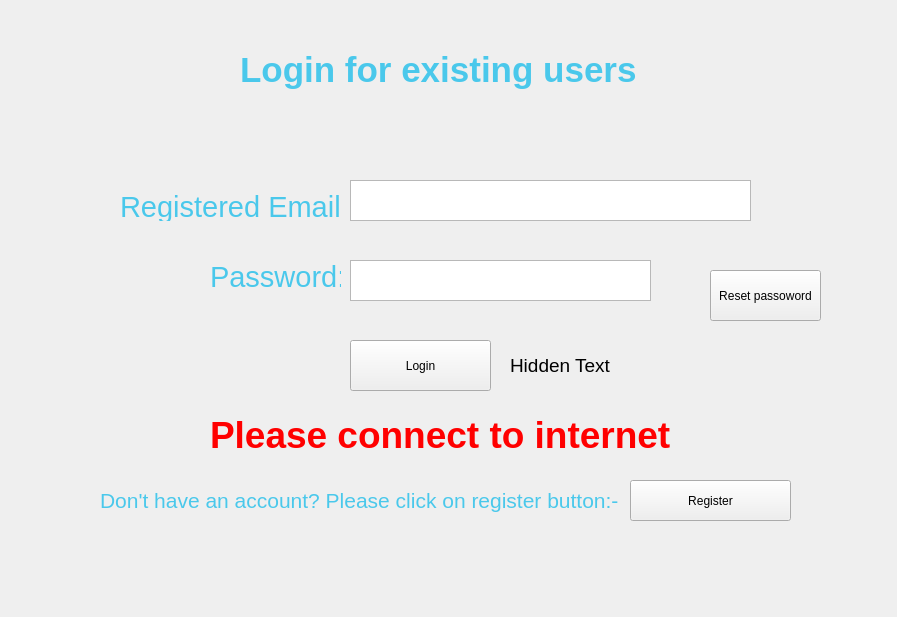
<?xml version="1.0" encoding="UTF-8"?>
<ui version="4.0">
 <class>Form</class>
 <widget class="QWidget" name="Form">
  <property name="geometry">
   <rect>
    <x>0</x>
    <y>0</y>
    <width>897</width>
    <height>617</height>
   </rect>
  </property>
  <property name="windowTitle">
   <string>Form</string>
  </property>
  <widget class="QLabel" name="Background_label">
   <property name="geometry">
    <rect>
     <x>0</x>
     <y>-20</y>
     <width>941</width>
     <height>681</height>
    </rect>
   </property>
   <property name="text">
    <string/>
   </property>
   <property name="pixmap">
    <pixmap>GUI Assets/login form.jpg</pixmap>
   </property>
  </widget>
  <widget class="QLabel" name="Email_label">
   <property name="geometry">
    <rect>
     <x>120</x>
     <y>190</y>
     <width>221</width>
     <height>31</height>
    </rect>
   </property>
   <property name="text">
    <string>&lt;html&gt;&lt;head/&gt;&lt;body&gt;&lt;p&gt;&lt;span style=&quot; font-size:22pt; color:#4ac8eb;&quot;&gt;Registered Email:&lt;/span&gt;&lt;/p&gt;&lt;/body&gt;&lt;/html&gt;</string>
   </property>
  </widget>
  <widget class="QLabel" name="Password_label">
   <property name="geometry">
    <rect>
     <x>210</x>
     <y>260</y>
     <width>131</width>
     <height>31</height>
    </rect>
   </property>
   <property name="text">
    <string>&lt;html&gt;&lt;head/&gt;&lt;body&gt;&lt;p&gt;&lt;span style=&quot; font-size:22pt; color:#4ac8eb;&quot;&gt;Password:&lt;/span&gt;&lt;/p&gt;&lt;/body&gt;&lt;/html&gt;</string>
   </property>
  </widget>
  <widget class="QTextEdit" name="Email_input">
   <property name="geometry">
    <rect>
     <x>350</x>
     <y>180</y>
     <width>401</width>
     <height>41</height>
    </rect>
   </property>
  </widget>
  <widget class="QTextEdit" name="Password_input">
   <property name="geometry">
    <rect>
     <x>350</x>
     <y>260</y>
     <width>301</width>
     <height>41</height>
    </rect>
   </property>
  </widget>
  <widget class="QPushButton" name="Login_button">
   <property name="geometry">
    <rect>
     <x>350</x>
     <y>340</y>
     <width>141</width>
     <height>51</height>
    </rect>
   </property>
   <property name="text">
    <string>Login</string>
   </property>
   <property name="iconSize">
    <size>
     <width>20</width>
     <height>20</height>
    </size>
   </property>
  </widget>
  <widget class="QLabel" name="Heading_label">
   <property name="geometry">
    <rect>
     <x>240</x>
     <y>10</y>
     <width>421</width>
     <height>121</height>
    </rect>
   </property>
   <property name="text">
    <string>&lt;html&gt;&lt;head/&gt;&lt;body&gt;&lt;p&gt;&lt;span style=&quot; font-size:26pt; font-weight:600; color:#4ac8eb;&quot;&gt;Login for existing users&lt;/span&gt;&lt;/p&gt;&lt;/body&gt;&lt;/html&gt;</string>
   </property>
  </widget>
  <widget class="QLabel" name="Register_label">
   <property name="geometry">
    <rect>
     <x>100</x>
     <y>480</y>
     <width>521</width>
     <height>41</height>
    </rect>
   </property>
   <property name="text">
    <string>&lt;html&gt;&lt;head/&gt;&lt;body&gt;&lt;p&gt;&lt;span style=&quot; font-size:16pt; color:#4ac8eb;&quot;&gt;Don't have an account? Please click on register button:-&lt;/span&gt;&lt;/p&gt;&lt;/body&gt;&lt;/html&gt;</string>
   </property>
  </widget>
  <widget class="QPushButton" name="Register_button">
   <property name="geometry">
    <rect>
     <x>630</x>
     <y>480</y>
     <width>161</width>
     <height>41</height>
    </rect>
   </property>
   <property name="text">
    <string>Register</string>
   </property>
   <property name="iconSize">
    <size>
     <width>20</width>
     <height>20</height>
    </size>
   </property>
  </widget>
  <widget class="QPushButton" name="Reset_password_button">
   <property name="geometry">
    <rect>
     <x>710</x>
     <y>270</y>
     <width>111</width>
     <height>51</height>
    </rect>
   </property>
   <property name="text">
    <string>Reset passoword</string>
   </property>
   <property name="iconSize">
    <size>
     <width>20</width>
     <height>20</height>
    </size>
   </property>
  </widget>
  <widget class="QLabel" name="Hidden_label">
   <property name="geometry">
    <rect>
     <x>510</x>
     <y>330</y>
     <width>371</width>
     <height>71</height>
    </rect>
   </property>
   <property name="text">
    <string>&lt;html&gt;&lt;head/&gt;&lt;body&gt;&lt;p&gt;&lt;span style=&quot; font-size:14pt;&quot;&gt;Hidden Text&lt;/span&gt;&lt;/p&gt;&lt;/body&gt;&lt;/html&gt;</string>
   </property>
  </widget>
  <widget class="QLabel" name="internet">
   <property name="geometry">
    <rect>
     <x>210</x>
     <y>410</y>
     <width>511</width>
     <height>51</height>
    </rect>
   </property>
   <property name="text">
    <string>&lt;html&gt;&lt;head/&gt;&lt;body&gt;&lt;p&gt;&lt;span style=&quot; font-size:28pt; font-weight:600; color:#ff0000;&quot;&gt;Please connect to internet&lt;/span&gt;&lt;/p&gt;&lt;/body&gt;&lt;/html&gt;</string>
   </property>
  </widget>
  <zorder>Reset_password_button</zorder>
  <zorder>Background_label</zorder>
  <zorder>Email_label</zorder>
  <zorder>Password_label</zorder>
  <zorder>Email_input</zorder>
  <zorder>Password_input</zorder>
  <zorder>Login_button</zorder>
  <zorder>Heading_label</zorder>
  <zorder>Register_label</zorder>
  <zorder>Register_button</zorder>
  <zorder>Hidden_label</zorder>
  <zorder>internet</zorder>
 </widget>
 <resources/>
 <connections/>
</ui>
